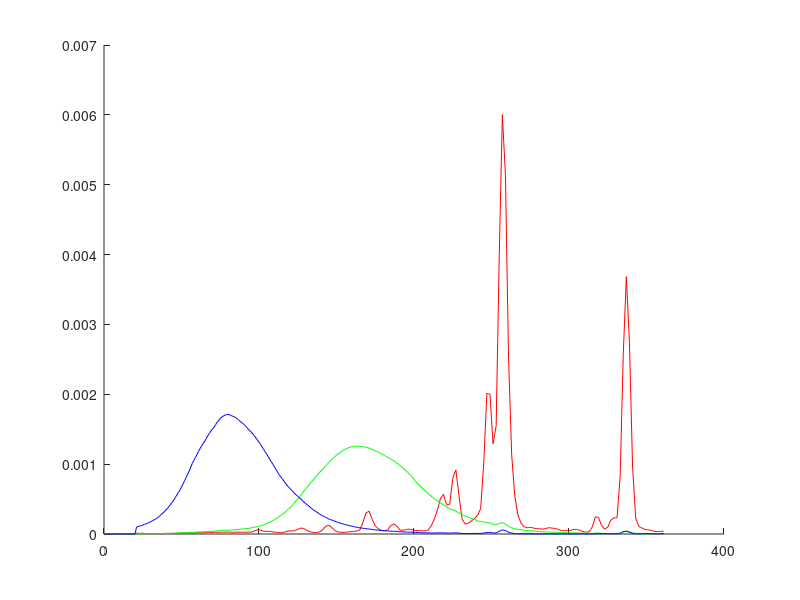

Here is the MATLAB script that generated this plot: (Note: this script raises an error after producing the figure.)
function [ ] = Part1_Q2(  )
%Part1_Q2 : simulate a monitor

load ('HitachiGuns.mat');

% Plot the 3 gun spectra in new window
figure('name','Part1_Q2: HitachiGuns spectra');
hold all;
plot(HitachiGuns(:,1),'r');
plot(HitachiGuns(:,2),'g');
plot(HitachiGuns(:,3),'b');


ChromaticityDiagramFigure = Part1_Q1();
set(ChromaticityDiagramFigure,'Name','Part1_Q2: CIE-XYZ chromaticity diagram')
hold all;
ax = axes('position',[0,0,1,1],'visible','off');
tx = text(0.4,0.95,'Testing the returned figure from Part1\_Q1 function !!!');
set(tx,'fontweight','bold');
